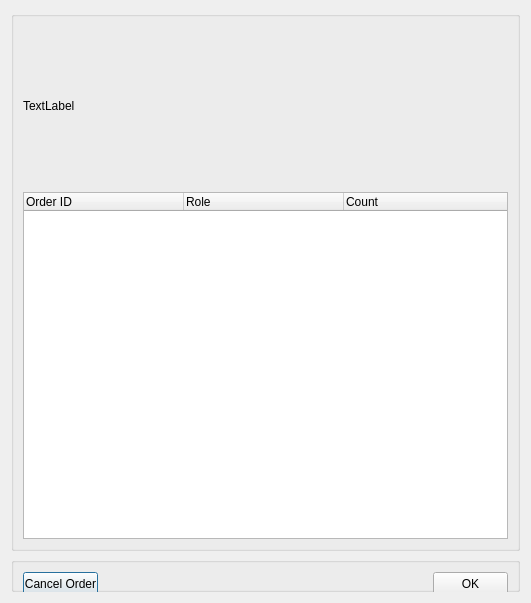
<?xml version="1.0" encoding="UTF-8"?>
<ui version="4.0">
 <class>detailDialog</class>
 <widget class="QDialog" name="detailDialog">
  <property name="geometry">
   <rect>
    <x>0</x>
    <y>0</y>
    <width>531</width>
    <height>603</height>
   </rect>
  </property>
  <property name="windowTitle">
   <string>Details</string>
  </property>
  <layout class="QGridLayout" name="gridLayout_2">
   <item row="0" column="0">
    <widget class="QGroupBox" name="groupBox">
     <property name="title">
      <string/>
     </property>
     <layout class="QGridLayout" name="gridLayout_3">
      <item row="1" column="0">
       <widget class="QTreeWidget" name="treeWidget">
        <property name="columnCount">
         <number>3</number>
        </property>
        <attribute name="headerDefaultSectionSize">
         <number>160</number>
        </attribute>
        <column>
         <property name="text">
          <string>Order ID</string>
         </property>
        </column>
        <column>
         <property name="text">
          <string>Role</string>
         </property>
        </column>
        <column>
         <property name="text">
          <string>Count</string>
         </property>
        </column>
       </widget>
      </item>
      <item row="0" column="0">
       <widget class="QLabel" name="label">
        <property name="minimumSize">
         <size>
          <width>0</width>
          <height>160</height>
         </size>
        </property>
        <property name="text">
         <string>TextLabel</string>
        </property>
       </widget>
      </item>
     </layout>
    </widget>
   </item>
   <item row="1" column="0">
    <widget class="QGroupBox" name="groupBox_2">
     <property name="minimumSize">
      <size>
       <width>0</width>
       <height>35</height>
      </size>
     </property>
     <property name="maximumSize">
      <size>
       <width>16777215</width>
       <height>35</height>
      </size>
     </property>
     <property name="title">
      <string/>
     </property>
     <layout class="QHBoxLayout" name="horizontalLayout">
      <item>
       <widget class="QPushButton" name="pushButton_2">
        <property name="minimumSize">
         <size>
          <width>75</width>
          <height>23</height>
         </size>
        </property>
        <property name="maximumSize">
         <size>
          <width>75</width>
          <height>23</height>
         </size>
        </property>
        <property name="text">
         <string>Cancel Order</string>
        </property>
       </widget>
      </item>
      <item>
       <spacer name="horizontalSpacer">
        <property name="orientation">
         <enum>Qt::Horizontal</enum>
        </property>
        <property name="sizeHint" stdset="0">
         <size>
          <width>40</width>
          <height>20</height>
         </size>
        </property>
       </spacer>
      </item>
      <item>
       <widget class="QPushButton" name="pushButton">
        <property name="minimumSize">
         <size>
          <width>75</width>
          <height>23</height>
         </size>
        </property>
        <property name="maximumSize">
         <size>
          <width>75</width>
          <height>23</height>
         </size>
        </property>
        <property name="text">
         <string>OK</string>
        </property>
       </widget>
      </item>
     </layout>
    </widget>
   </item>
  </layout>
 </widget>
 <resources/>
 <connections/>
</ui>
